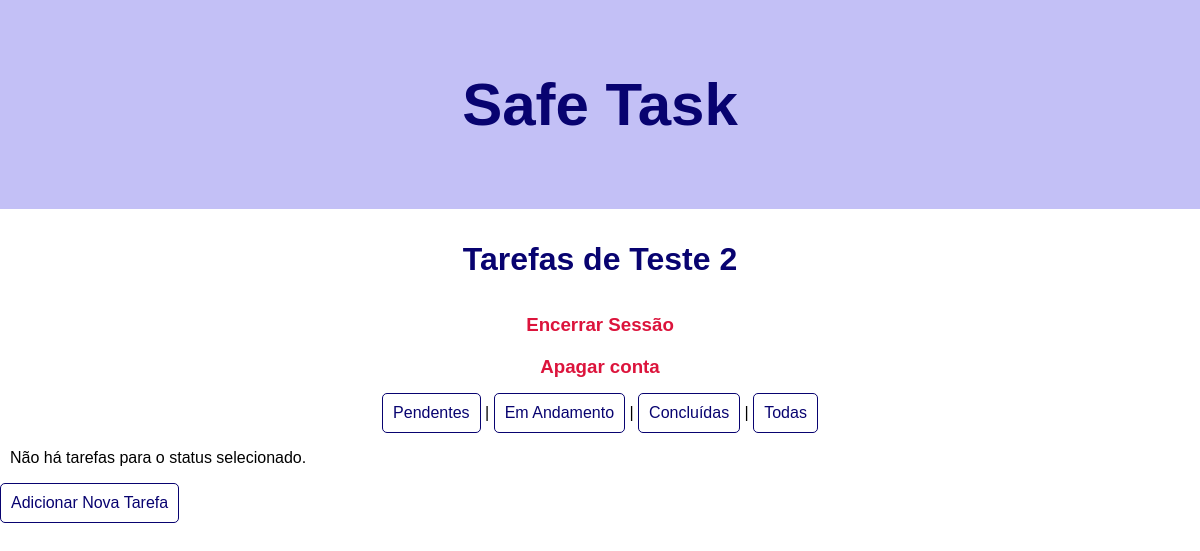
Page /tarefas_page/2 on the earlier database version.
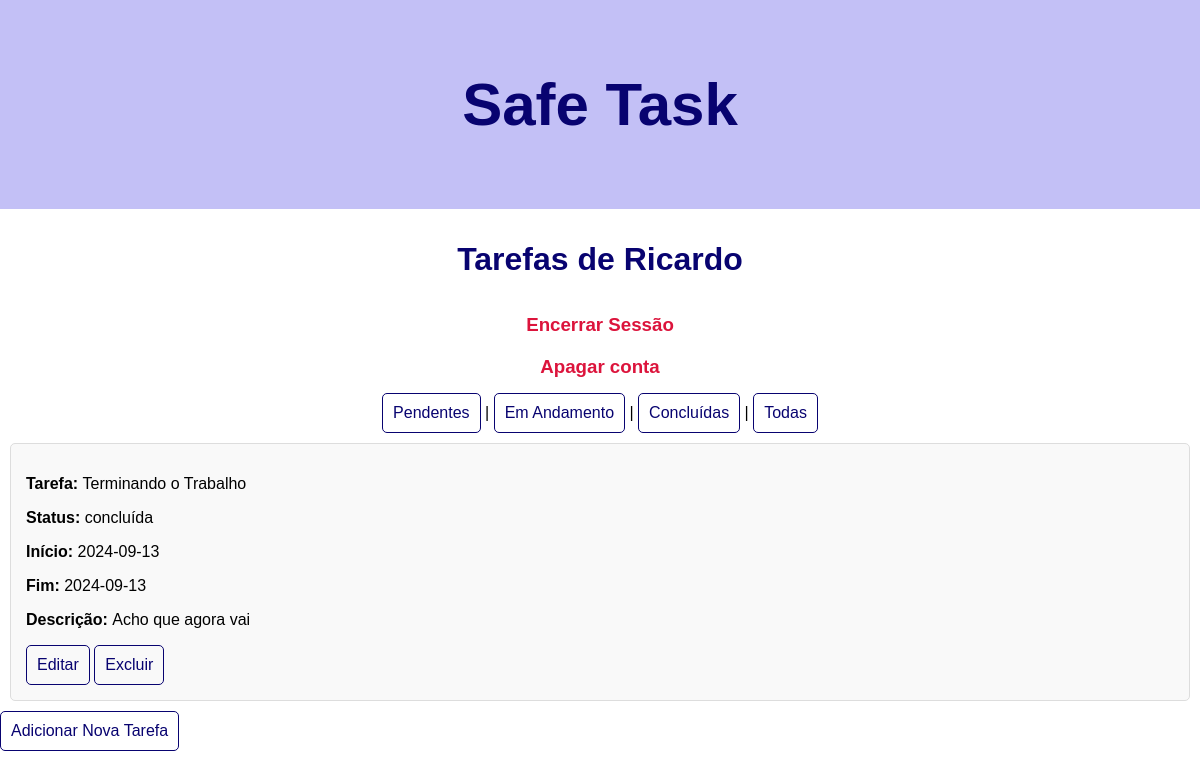
Same page on the later database version.
### models.py (models this page shows, shortened)
class Usuario(db.Model):
    __tablename__ = 'usuarios'
    id = db.Column(db.Integer, primary_key = True, autoincrement=True)
    nome = db.Column(db.String(150), unique = True, nullable = False)
    email = db.Column(db.String(150), unique = True, nullable = False)
    telefone = db.Column(db.String(150), unique = True, nullable = False)
    senha = db.Column(db.String(20), unique = False, nullable = False)

class Tarefa(db.Model):
    __tablename__ = 'tarefas'
    id = db.Column(db.Integer, primary_key=True, autoincrement=True)
    titulo = db.Column(db.String(150), nullable=False)
    data_inicio = db.Column(db.Date, nullable=False)
    data_fim = db.Column(db.Date, nullable=False)
    descricao = db.Column(db.Text, nullable=False)
    status = db.Column(db.String(20), nullable=False)
    usuario_id = db.Column(db.Integer, db.ForeignKey('usuarios.id'), nullable=False)

### app.py (the view)
@app.route('/tarefas_page/<int:usuario_id>', methods=['GET'])
def tarefas_page(usuario_id):
    usuario = db.session.query(Usuario).filter_by(id=usuario_id).first()
    status_filtro = request.args.get('status')
    if status_filtro:
        tarefas = db.session.query(Tarefa).filter_by(usuario_id=usuario_id, status=status_filtro).all()
    else:
        tarefas = db.session.query(Tarefa).filter_by(usuario_id=usuario_id).all()
    return render_template('tarefas_page.html', usuario=usuario, tarefas=tarefas)

### templates/tarefas_page.html (shortened to what this page needs)
<!DOCTYPE html>
<html lang="pt-br">
<head>
    <link rel="stylesheet" href="{{ url_for('static', filename='style_tarefas.css') }}">
</head>
<header>
    <div class="namepagina">
        <h1>Safe Task</h1>
    </div>
</header>
<body>
    <h1 class="nome_usuario">Tarefas de {{ usuario.nome }}</h1>
    <h3 class="logout-container"><a href="/" class="logout"> Encerrar Sessão</a></h3>
    <h3 class="logout-container">
        <a href="/deletar_usuario/{{ usuario.id }}" class="deletarUser" onclick="return confirmarExclusao()">Apagar conta</a>
    </h3>
    <div>
        <a href="/tarefas_page/{{ usuario.id }}?status=pendente">Pendentes</a> |
        <a href="/tarefas_page/{{ usuario.id }}?status=em andamento">Em Andamento</a> |
        <a href="/tarefas_page/{{ usuario.id }}?status=concluída">Concluídas</a> |
        <a href="/tarefas_page/{{ usuario.id }}">Todas</a>
    </div>
    <ul>
        {% for tarefa in tarefas %}
            <li>
                <p><strong>Tarefa: </strong> {{ tarefa.titulo }}</p>
                <p><strong>Status: </strong> {{ tarefa.status }}</p>
                <p><strong>Início: </strong> {{ tarefa.data_inicio }}</p>
                <p><strong>Fim: </strong> {{ tarefa.data_fim }}</p>
                <p><strong>Descrição: </strong> {{ tarefa.descricao }}</p>
                <a href="/editar_tarefa/{{ tarefa.id }}">Editar</a>
                <a href = '/deletar_tarefa/{{tarefa.id}}'> Excluir </a>
            </li>
        {% else %}
            <p>Não há tarefas para o status selecionado.</p>
        {% endfor %}
    </ul>
    <a href="/tarefas/{{ usuario.id }}">Adicionar Nova Tarefa</a>
</body>
</html>

Differences in the rows shown:
changed Usuario: nome "Teste 2" → "Ricardo"
now on this page (row edited): Tarefa: titulo "Terminando o Trabalho", status "concluída", data_inicio "2024-09-13", data_fim "2024-09-13", descricao "Acho que agora vai"
Other differences:
text no longer shown: "Não há tarefas para o status selecionado."
